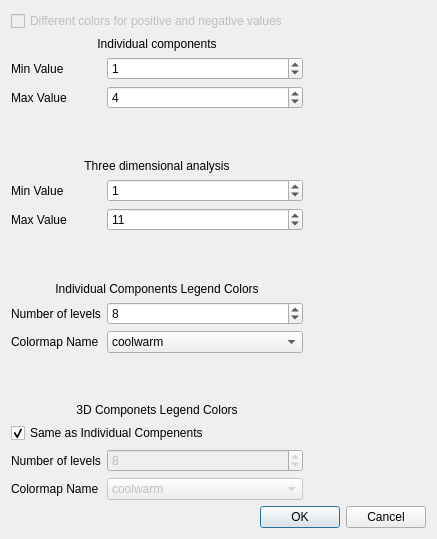
<?xml version="1.0" encoding="UTF-8"?>
<ui version="4.0">
 <class>colorMapChooser</class>
 <widget class="QDialog" name="colorMapChooser">
  <property name="geometry">
   <rect>
    <x>0</x>
    <y>0</y>
    <width>437</width>
    <height>539</height>
   </rect>
  </property>
  <property name="windowTitle">
   <string>Colormap Options</string>
  </property>
  <layout class="QGridLayout" name="gridLayout">
   <item row="0" column="0">
    <layout class="QGridLayout" name="gridLayout_2" columnstretch="5,2">
     <item row="0" column="0" colspan="2">
      <widget class="QCheckBox" name="checkBox">
       <property name="enabled">
        <bool>false</bool>
       </property>
       <property name="text">
        <string>Different colors for positive and negative values</string>
       </property>
      </widget>
     </item>
     <item row="1" column="1">
      <widget class="LegendMplCanvas" name="individual_colormap_legend" native="true"/>
     </item>
     <item row="1" column="0" rowspan="2">
      <layout class="QFormLayout" name="formLayout">
       <item row="0" column="0" colspan="2">
        <widget class="QLabel" name="label_7">
         <property name="text">
          <string>Individual components</string>
         </property>
         <property name="alignment">
          <set>Qt::AlignCenter</set>
         </property>
        </widget>
       </item>
       <item row="1" column="0">
        <widget class="QLabel" name="label_5">
         <property name="text">
          <string>Min Value</string>
         </property>
         <property name="buddy">
          <cstring>individ_min_value_spinbox</cstring>
         </property>
        </widget>
       </item>
       <item row="1" column="1">
        <widget class="QSpinBox" name="individ_min_value_spinbox">
         <property name="value">
          <number>1</number>
         </property>
        </widget>
       </item>
       <item row="2" column="0">
        <widget class="QLabel" name="label_6">
         <property name="text">
          <string>Max Value</string>
         </property>
         <property name="buddy">
          <cstring>individ_max_value_spinbox</cstring>
         </property>
        </widget>
       </item>
       <item row="2" column="1">
        <widget class="QSpinBox" name="individ_max_value_spinbox">
         <property name="value">
          <number>4</number>
         </property>
        </widget>
       </item>
       <item row="3" column="0">
        <spacer name="verticalSpacer">
         <property name="orientation">
          <enum>Qt::Vertical</enum>
         </property>
         <property name="sizeHint" stdset="0">
          <size>
           <width>20</width>
           <height>40</height>
          </size>
         </property>
        </spacer>
       </item>
       <item row="3" column="1">
        <spacer name="verticalSpacer_2">
         <property name="orientation">
          <enum>Qt::Vertical</enum>
         </property>
         <property name="sizeHint" stdset="0">
          <size>
           <width>20</width>
           <height>40</height>
          </size>
         </property>
        </spacer>
       </item>
       <item row="4" column="0" colspan="2">
        <widget class="QLabel" name="label_8">
         <property name="text">
          <string>Three dimensional analysis</string>
         </property>
         <property name="alignment">
          <set>Qt::AlignCenter</set>
         </property>
        </widget>
       </item>
       <item row="5" column="0">
        <widget class="QLabel" name="label_9">
         <property name="text">
          <string>Min Value</string>
         </property>
        </widget>
       </item>
       <item row="5" column="1">
        <widget class="QSpinBox" name="threecomp_min_value_spinbox">
         <property name="value">
          <number>1</number>
         </property>
        </widget>
       </item>
       <item row="6" column="0">
        <widget class="QLabel" name="label_10">
         <property name="text">
          <string>Max Value</string>
         </property>
         <property name="buddy">
          <cstring>individ_max_value_spinbox</cstring>
         </property>
        </widget>
       </item>
       <item row="6" column="1">
        <widget class="QSpinBox" name="threecomp_max_value_spinbox">
         <property name="value">
          <number>11</number>
         </property>
        </widget>
       </item>
       <item row="7" column="0">
        <spacer name="verticalSpacer_5">
         <property name="orientation">
          <enum>Qt::Vertical</enum>
         </property>
         <property name="sizeHint" stdset="0">
          <size>
           <width>20</width>
           <height>40</height>
          </size>
         </property>
        </spacer>
       </item>
       <item row="7" column="1">
        <spacer name="verticalSpacer_6">
         <property name="orientation">
          <enum>Qt::Vertical</enum>
         </property>
         <property name="sizeHint" stdset="0">
          <size>
           <width>20</width>
           <height>40</height>
          </size>
         </property>
        </spacer>
       </item>
       <item row="8" column="0" colspan="2">
        <widget class="QLabel" name="label_11">
         <property name="text">
          <string>Individual Components Legend Colors</string>
         </property>
         <property name="alignment">
          <set>Qt::AlignCenter</set>
         </property>
        </widget>
       </item>
       <item row="9" column="0">
        <widget class="QLabel" name="label">
         <property name="text">
          <string>Number of levels</string>
         </property>
         <property name="buddy">
          <cstring>individ_num_levels_spinBox</cstring>
         </property>
        </widget>
       </item>
       <item row="9" column="1">
        <widget class="QSpinBox" name="individ_num_levels_spinBox">
         <property name="minimum">
          <number>3</number>
         </property>
         <property name="maximum">
          <number>20</number>
         </property>
         <property name="value">
          <number>8</number>
         </property>
        </widget>
       </item>
       <item row="10" column="0">
        <widget class="QLabel" name="label_2">
         <property name="text">
          <string>Colormap Name</string>
         </property>
         <property name="buddy">
          <cstring>individ_colormap_name_comboBox</cstring>
         </property>
        </widget>
       </item>
       <item row="10" column="1">
        <widget class="QComboBox" name="individ_colormap_name_comboBox">
         <property name="currentIndex">
          <number>0</number>
         </property>
         <item>
          <property name="text">
           <string notr="true">coolwarm</string>
          </property>
         </item>
         <item>
          <property name="text">
           <string notr="true">jet</string>
          </property>
         </item>
         <item>
          <property name="text">
           <string notr="true">viridis</string>
          </property>
         </item>
        </widget>
       </item>
       <item row="11" column="0">
        <spacer name="verticalSpacer_8">
         <property name="orientation">
          <enum>Qt::Vertical</enum>
         </property>
         <property name="sizeHint" stdset="0">
          <size>
           <width>20</width>
           <height>40</height>
          </size>
         </property>
        </spacer>
       </item>
       <item row="11" column="1">
        <spacer name="verticalSpacer_7">
         <property name="orientation">
          <enum>Qt::Vertical</enum>
         </property>
         <property name="sizeHint" stdset="0">
          <size>
           <width>20</width>
           <height>40</height>
          </size>
         </property>
        </spacer>
       </item>
       <item row="12" column="0" colspan="2">
        <widget class="QLabel" name="label_12">
         <property name="text">
          <string>3D Componets Legend Colors</string>
         </property>
         <property name="alignment">
          <set>Qt::AlignCenter</set>
         </property>
        </widget>
       </item>
       <item row="13" column="0" colspan="2">
        <widget class="QCheckBox" name="checkBox_2">
         <property name="text">
          <string>Same as Individual Compenents</string>
         </property>
         <property name="checked">
          <bool>true</bool>
         </property>
        </widget>
       </item>
       <item row="14" column="0">
        <widget class="QLabel" name="label_4">
         <property name="text">
          <string>Number of levels</string>
         </property>
         <property name="buddy">
          <cstring>individ_num_levels_spinBox</cstring>
         </property>
        </widget>
       </item>
       <item row="15" column="0">
        <widget class="QLabel" name="label_3">
         <property name="text">
          <string>Colormap Name</string>
         </property>
         <property name="buddy">
          <cstring>individ_colormap_name_comboBox</cstring>
         </property>
        </widget>
       </item>
       <item row="14" column="1">
        <widget class="QSpinBox" name="threecomp_num_levels_spinBox">
         <property name="enabled">
          <bool>false</bool>
         </property>
         <property name="minimum">
          <number>3</number>
         </property>
         <property name="maximum">
          <number>20</number>
         </property>
         <property name="value">
          <number>8</number>
         </property>
        </widget>
       </item>
       <item row="15" column="1">
        <widget class="QComboBox" name="threecomp_colormap_name_comboBox">
         <property name="enabled">
          <bool>false</bool>
         </property>
         <property name="currentIndex">
          <number>0</number>
         </property>
         <item>
          <property name="text">
           <string notr="true">coolwarm</string>
          </property>
         </item>
         <item>
          <property name="text">
           <string notr="true">jet</string>
          </property>
         </item>
         <item>
          <property name="text">
           <string notr="true">viridis</string>
          </property>
         </item>
        </widget>
       </item>
      </layout>
     </item>
     <item row="2" column="1">
      <widget class="LegendMplCanvas" name="three_components_colormap_legend" native="true"/>
     </item>
    </layout>
   </item>
   <item row="1" column="0">
    <widget class="QDialogButtonBox" name="buttonBox">
     <property name="orientation">
      <enum>Qt::Horizontal</enum>
     </property>
     <property name="standardButtons">
      <set>QDialogButtonBox::Cancel|QDialogButtonBox::Ok</set>
     </property>
    </widget>
   </item>
  </layout>
 </widget>
 <customwidgets>
  <customwidget>
   <class>LegendMplCanvas</class>
   <extends>QWidget</extends>
   <header location="global">spmclient.ui.gui.xml.customcomponents.h</header>
   <container>1</container>
   <slots>
    <slot>update_legend()</slot>
   </slots>
  </customwidget>
 </customwidgets>
 <resources/>
 <connections>
  <connection>
   <sender>buttonBox</sender>
   <signal>accepted()</signal>
   <receiver>colorMapChooser</receiver>
   <slot>accept()</slot>
   <hints>
    <hint type="sourcelabel">
     <x>415</x>
     <y>528</y>
    </hint>
    <hint type="destinationlabel">
     <x>376</x>
     <y>382</y>
    </hint>
   </hints>
  </connection>
  <connection>
   <sender>buttonBox</sender>
   <signal>rejected()</signal>
   <receiver>colorMapChooser</receiver>
   <slot>reject()</slot>
   <hints>
    <hint type="sourcelabel">
     <x>397</x>
     <y>529</y>
    </hint>
    <hint type="destinationlabel">
     <x>381</x>
     <y>412</y>
    </hint>
   </hints>
  </connection>
  <connection>
   <sender>checkBox_2</sender>
   <signal>toggled(bool)</signal>
   <receiver>threecomp_num_levels_spinBox</receiver>
   <slot>setDisabled(bool)</slot>
   <hints>
    <hint type="sourcelabel">
     <x>255</x>
     <y>420</y>
    </hint>
    <hint type="destinationlabel">
     <x>255</x>
     <y>446</y>
    </hint>
   </hints>
  </connection>
  <connection>
   <sender>checkBox_2</sender>
   <signal>toggled(bool)</signal>
   <receiver>threecomp_colormap_name_comboBox</receiver>
   <slot>setDisabled(bool)</slot>
   <hints>
    <hint type="sourcelabel">
     <x>232</x>
     <y>420</y>
    </hint>
    <hint type="destinationlabel">
     <x>232</x>
     <y>472</y>
    </hint>
   </hints>
  </connection>
  <connection>
   <sender>threecomp_num_levels_spinBox</sender>
   <signal>valueChanged(int)</signal>
   <receiver>colorMapChooser</receiver>
   <slot>update_legend()</slot>
   <hints>
    <hint type="sourcelabel">
     <x>302</x>
     <y>446</y>
    </hint>
    <hint type="destinationlabel">
     <x>336</x>
     <y>233</y>
    </hint>
   </hints>
  </connection>
  <connection>
   <sender>threecomp_colormap_name_comboBox</sender>
   <signal>currentIndexChanged(int)</signal>
   <receiver>colorMapChooser</receiver>
   <slot>update_legend()</slot>
   <hints>
    <hint type="sourcelabel">
     <x>302</x>
     <y>472</y>
    </hint>
    <hint type="destinationlabel">
     <x>338</x>
     <y>265</y>
    </hint>
   </hints>
  </connection>
  <connection>
   <sender>individ_colormap_name_comboBox</sender>
   <signal>currentIndexChanged(int)</signal>
   <receiver>colorMapChooser</receiver>
   <slot>update_legend()</slot>
   <hints>
    <hint type="sourcelabel">
     <x>302</x>
     <y>332</y>
    </hint>
    <hint type="destinationlabel">
     <x>338</x>
     <y>201</y>
    </hint>
   </hints>
  </connection>
  <connection>
   <sender>individ_num_levels_spinBox</sender>
   <signal>valueChanged(int)</signal>
   <receiver>colorMapChooser</receiver>
   <slot>update_legend()</slot>
   <hints>
    <hint type="sourcelabel">
     <x>272</x>
     <y>293</y>
    </hint>
    <hint type="destinationlabel">
     <x>338</x>
     <y>176</y>
    </hint>
   </hints>
  </connection>
  <connection>
   <sender>threecomp_max_value_spinbox</sender>
   <signal>valueChanged(int)</signal>
   <receiver>colorMapChooser</receiver>
   <slot>update_legend()</slot>
   <hints>
    <hint type="sourcelabel">
     <x>251</x>
     <y>200</y>
    </hint>
    <hint type="destinationlabel">
     <x>338</x>
     <y>146</y>
    </hint>
   </hints>
  </connection>
  <connection>
   <sender>threecomp_min_value_spinbox</sender>
   <signal>valueChanged(int)</signal>
   <receiver>colorMapChooser</receiver>
   <slot>update_legend()</slot>
   <hints>
    <hint type="sourcelabel">
     <x>223</x>
     <y>172</y>
    </hint>
    <hint type="destinationlabel">
     <x>338</x>
     <y>118</y>
    </hint>
   </hints>
  </connection>
  <connection>
   <sender>individ_max_value_spinbox</sender>
   <signal>valueChanged(int)</signal>
   <receiver>colorMapChooser</receiver>
   <slot>update_legend()</slot>
   <hints>
    <hint type="sourcelabel">
     <x>196</x>
     <y>94</y>
    </hint>
    <hint type="destinationlabel">
     <x>334</x>
     <y>85</y>
    </hint>
   </hints>
  </connection>
  <connection>
   <sender>individ_min_value_spinbox</sender>
   <signal>valueChanged(int)</signal>
   <receiver>colorMapChooser</receiver>
   <slot>update_legend()</slot>
   <hints>
    <hint type="sourcelabel">
     <x>240</x>
     <y>58</y>
    </hint>
    <hint type="destinationlabel">
     <x>336</x>
     <y>53</y>
    </hint>
   </hints>
  </connection>
  <connection>
   <sender>checkBox_2</sender>
   <signal>toggled(bool)</signal>
   <receiver>colorMapChooser</receiver>
   <slot>toggle_same_as_individual_components(bool)</slot>
   <hints>
    <hint type="sourcelabel">
     <x>186</x>
     <y>412</y>
    </hint>
    <hint type="destinationlabel">
     <x>197</x>
     <y>343</y>
    </hint>
   </hints>
  </connection>
  <connection>
   <sender>individ_colormap_name_comboBox</sender>
   <signal>currentIndexChanged(int)</signal>
   <receiver>threecomp_colormap_name_comboBox</receiver>
   <slot>setCurrentIndex(int)</slot>
   <hints>
    <hint type="sourcelabel">
     <x>143</x>
     <y>323</y>
    </hint>
    <hint type="destinationlabel">
     <x>143</x>
     <y>467</y>
    </hint>
   </hints>
  </connection>
  <connection>
   <sender>individ_num_levels_spinBox</sender>
   <signal>valueChanged(int)</signal>
   <receiver>threecomp_num_levels_spinBox</receiver>
   <slot>setValue(int)</slot>
   <hints>
    <hint type="sourcelabel">
     <x>123</x>
     <y>299</y>
    </hint>
    <hint type="destinationlabel">
     <x>122</x>
     <y>437</y>
    </hint>
   </hints>
  </connection>
 </connections>
 <slots>
  <slot>update_legend()</slot>
  <slot>toggle_same_as_individual_components(bool)</slot>
 </slots>
</ui>
